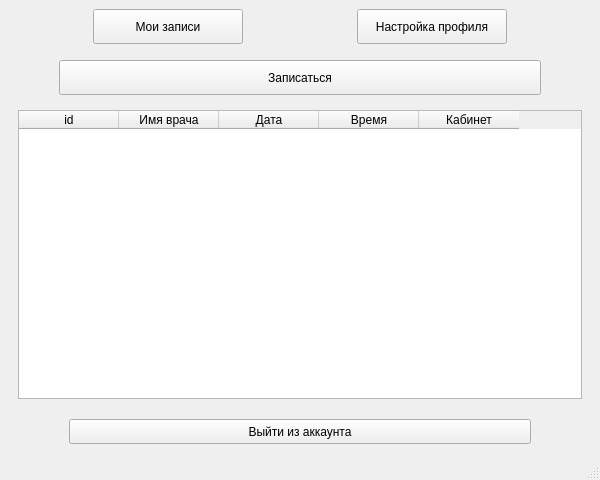
<?xml version="1.0" encoding="UTF-8"?>
<ui version="4.0">
 <class>ClientMenu</class>
 <widget class="QMainWindow" name="ClientMenu">
  <property name="geometry">
   <rect>
    <x>0</x>
    <y>0</y>
    <width>600</width>
    <height>480</height>
   </rect>
  </property>
  <property name="minimumSize">
   <size>
    <width>600</width>
    <height>480</height>
   </size>
  </property>
  <property name="windowTitle">
   <string>MainWindow</string>
  </property>
  <widget class="QWidget" name="centralwidget">
   <layout class="QVBoxLayout" name="verticalLayout">
    <item>
     <layout class="QHBoxLayout" name="horizontalLayout_2">
      <property name="spacing">
       <number>30</number>
      </property>
      <item>
       <widget class="QPushButton" name="change_tables">
        <property name="minimumSize">
         <size>
          <width>0</width>
          <height>35</height>
         </size>
        </property>
        <property name="maximumSize">
         <size>
          <width>150</width>
          <height>16777215</height>
         </size>
        </property>
        <property name="text">
         <string>Мои записи</string>
        </property>
       </widget>
      </item>
      <item>
       <widget class="QPushButton" name="change_user_data">
        <property name="minimumSize">
         <size>
          <width>0</width>
          <height>35</height>
         </size>
        </property>
        <property name="maximumSize">
         <size>
          <width>150</width>
          <height>16777215</height>
         </size>
        </property>
        <property name="layoutDirection">
         <enum>Qt::RightToLeft</enum>
        </property>
        <property name="text">
         <string>Настройка профиля</string>
        </property>
       </widget>
      </item>
     </layout>
    </item>
    <item>
     <layout class="QHBoxLayout" name="horizontalLayout_5">
      <property name="leftMargin">
       <number>50</number>
      </property>
      <property name="topMargin">
       <number>10</number>
      </property>
      <property name="rightMargin">
       <number>50</number>
      </property>
      <item>
       <widget class="QPushButton" name="make_delete_app">
        <property name="minimumSize">
         <size>
          <width>400</width>
          <height>35</height>
         </size>
        </property>
        <property name="styleSheet">
         <string notr="true"/>
        </property>
        <property name="text">
         <string>Записаться</string>
        </property>
       </widget>
      </item>
     </layout>
    </item>
    <item>
     <widget class="QStackedWidget" name="stackedWidget">
      <property name="currentIndex">
       <number>1</number>
      </property>
      <widget class="QWidget" name="page">
       <layout class="QHBoxLayout" name="horizontalLayout_3">
        <item>
         <widget class="QTableWidget" name="free_apps_table">
          <column>
           <property name="text">
            <string>id</string>
           </property>
          </column>
          <column>
           <property name="text">
            <string>Имя</string>
           </property>
          </column>
          <column>
           <property name="text">
            <string>Дата</string>
           </property>
          </column>
          <column>
           <property name="text">
            <string>Время</string>
           </property>
          </column>
          <column>
           <property name="text">
            <string>Кабинет</string>
           </property>
          </column>
         </widget>
        </item>
       </layout>
      </widget>
      <widget class="QWidget" name="page_2">
       <layout class="QHBoxLayout" name="horizontalLayout_4">
        <item>
         <widget class="QTableWidget" name="my_apps_table">
          <column>
           <property name="text">
            <string>id</string>
           </property>
          </column>
          <column>
           <property name="text">
            <string>Имя врача</string>
           </property>
          </column>
          <column>
           <property name="text">
            <string>Дата</string>
           </property>
          </column>
          <column>
           <property name="text">
            <string>Время</string>
           </property>
          </column>
          <column>
           <property name="text">
            <string>Кабинет</string>
           </property>
          </column>
         </widget>
        </item>
       </layout>
      </widget>
     </widget>
    </item>
    <item>
     <layout class="QVBoxLayout" name="verticalLayout_2">
      <property name="leftMargin">
       <number>60</number>
      </property>
      <property name="topMargin">
       <number>5</number>
      </property>
      <property name="rightMargin">
       <number>60</number>
      </property>
      <property name="bottomMargin">
       <number>5</number>
      </property>
      <item>
       <widget class="QPushButton" name="log_out">
        <property name="minimumSize">
         <size>
          <width>0</width>
          <height>25</height>
         </size>
        </property>
        <property name="maximumSize">
         <size>
          <width>4143432</width>
          <height>200</height>
         </size>
        </property>
        <property name="sizeIncrement">
         <size>
          <width>0</width>
          <height>0</height>
         </size>
        </property>
        <property name="text">
         <string>Выйти из аккаунта</string>
        </property>
       </widget>
      </item>
     </layout>
    </item>
   </layout>
  </widget>
  <widget class="QMenuBar" name="menubar">
   <property name="geometry">
    <rect>
     <x>0</x>
     <y>0</y>
     <width>600</width>
     <height>21</height>
    </rect>
   </property>
  </widget>
  <widget class="QStatusBar" name="statusbar"/>
 </widget>
 <resources/>
 <connections/>
</ui>
